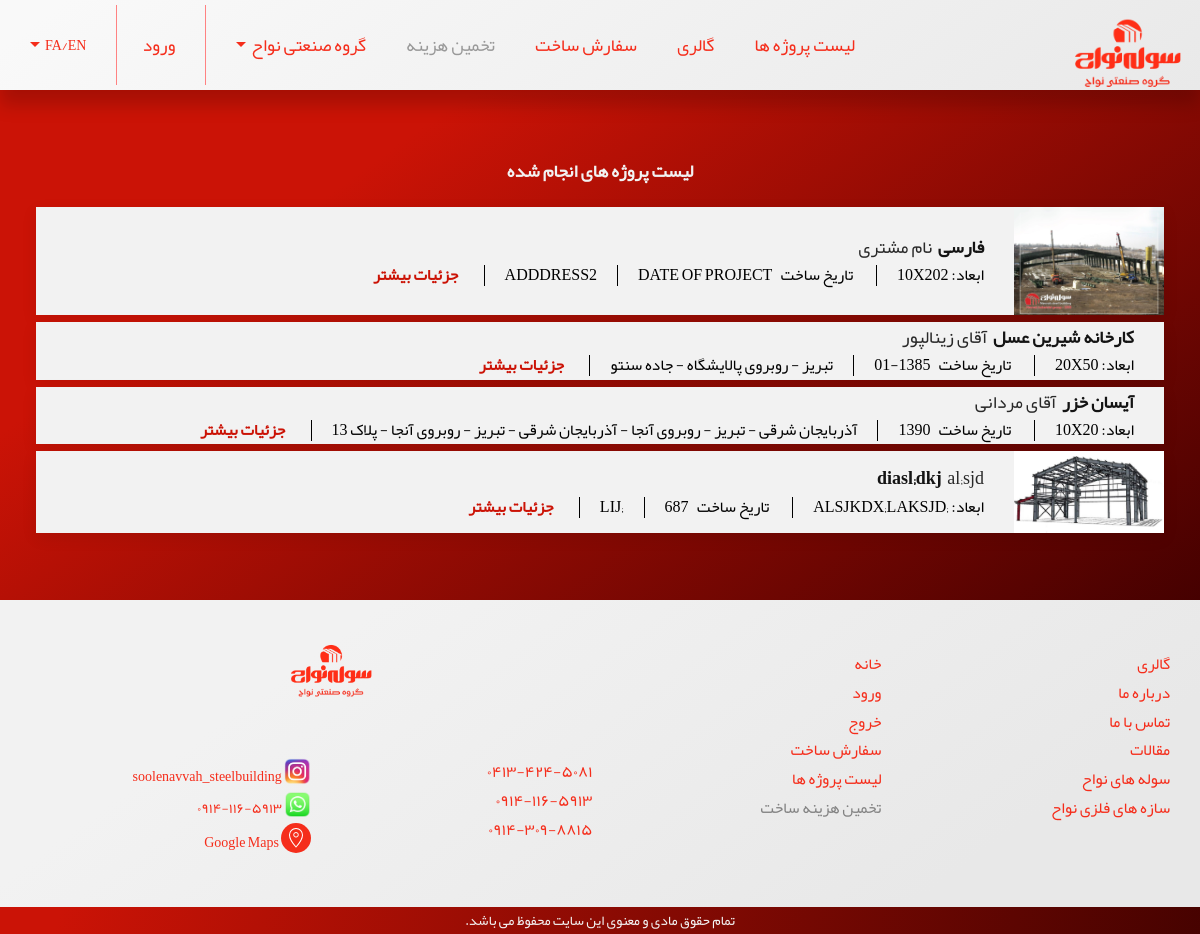
The app's page /projects/project-list/ with its own data.
### projects/models.py (models this page shows, shortened)
class ProjectPictureModel(models.Model):
    project = models.ForeignKey(ProjectsModel, on_delete = models.CASCADE,
                               related_name = 'pictures')
    picture = models.ImageField(blank = True, null = True,
                                upload_to=r'projects')
    description = models.TextField(null = True, blank = True)
    created_at = models.DateTimeField(default=timezone.now)

class ProjectsModel(models.Model):
    project_name = models.CharField(max_length = 264, blank = False, null = False)
    customer_name = models.CharField(max_length = 264, blank = True, null =True)
    address = models.TextField(null = False, blank = False)
    length = models.CharField(max_length = 264, blank = False, null = False)
    width = models.CharField(max_length = 264, blank = False, null = False)
    height = models.CharField(max_length = 264, blank = False, null = False)
    use_type = models.CharField(max_length = 264, blank = False, null =False)
    roof_type = models.CharField(max_length = 264, blank = False, null =False)
    is_local = models.BooleanField(default = True, null = False)
    date_of_project = models.CharField(max_length = 264, null = False, blank = False)
    contact_info = models.TextField(null = True, blank = True)
    description = models.TextField(null = True, blank = True)
    created_at = models.DateTimeField(default=timezone.now)

### projects/views.py (the view)
# urls.py: path('project-list/',ProjectListView, name = 'projectlist'),
def ProjectListView(request):
    projects = ProjectsModel.objects.all()
    return render(request,'projects/list.html',
                          {'projects':projects})

### projects/templates/projects/list.html (shortened to what this page needs)
{% extends "BaseTemplates/base1.html" %}
{% block body_block %}
<div  style="padding: 3%;">
  <h1 class="uk-text-center gray-text-lighten-4 font-4 fYekan-bold">لیست پروژه های انجام شده</h1>
  {% for project in projects %}
  <article style="max-width:1800px; margin:auto; " class="uk-align-center uk-comment uk-card uk-card-default uk-grid-collapse gray-lighten-4 uk-visible@s">
      <header class="uk-comment-header" style="margin-bottom:7px;">
          <div  class=" uk-grid-medium uk-flex-middle" uk-grid>
              <div class="uk-width-auto">
                {% for pic in project.pictures.all %}
        {% if forloop.first %}
                  <img class="uk-comment-avatar" src="{{pic.picture.url}}" width="150" alt="">
                  {% endif %}
                  {% empty %}
                            <img class="uk-comment-avatar" src="/media/projects/default.jpeg" width="150" alt="">
                  {% endfor %}
              </div>
              <div style="" class="uk-width-expand">
                  <h4 class="uk-comment-title uk-margin-remove"><span class="fYekan-bold font-4 gray-text-darken-4">{{project.project_name}}</span>
                  <span class="fYekan font-4 gray-text-darken-3">{{project.customer_name}}</span></h4>
                  <ul class="uk-comment-meta uk-subnav uk-subnav-divider uk-margin-remove-top">
                    <li><div style="font-size:16px; color:black;" class="fYekan font-4 gray-text-darken-4">ابعاد: {{project.width}}x{{project.length}}
                    </div></li>
                    <li><div style="font-size:16px; color:black;white-space:pre;" class="fYekan font-4 gray-text-darken-4"> تاریخ ساخت   {{project.date_of_project}}</div></li>
                      <li><div style="font-size:16px; color:black;" class="fYekan font-4 gray-text-darken-4"> {{project.address}}</div></li>
                      <li><div style="font-size:16px; color:black;" class="fYekan font-4 gray-text-darken-4">
                      <a style="white-space:pre;" class="border-radius-2 fYekan-bold red-text-darken-1" href="{% url 'projects:projectdetail' project.pk %}">  جزئیات بیشتر</a>
                    </div></li>
                  </ul>
              </div>
          </div>
      </header>
  </article>
  {% endfor %}
</div>
{% endblock %}

### records on screen
ProjectsModel: project_name "فارسی", customer_name "نام مشتری", width "10", length "202", date_of_project "DATE OF PROJECT", address "ADDDRESS2"
ProjectPictureModel: picture (picture)
ProjectsModel: project_name "کارخانه شیرین عسل", customer_name "آقای زینالپور", width "20", length "50", date_of_project "1385-01", address "تبریز - روبروی پالایشگاه - جاده سنتو"
ProjectsModel: project_name "آیسان خزر", customer_name "آقای مردانی", width "10", length "20", date_of_project "1390", address "آذربایجان شرقی - تبریز - روبروی آنجا - آذربایجان شرقی - تبریز - روبروی آنجا - پلاک 13"
ProjectsModel: project_name "diasl;dkj", customer_name "al;sjd", width ";ALSJKD", length ";LAKSJD", date_of_project "687", address ";LIJ"
